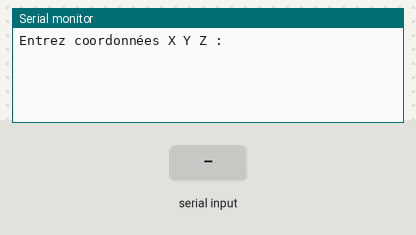
Simulated run of this sketch. Board: ESP32. Shown: the last lines printed to the serial monitor. Inputs (shaded band) come from the test bench.

Above: at 2.2 s.
2.3 s: "90,45,200\n" received over Serial
At 2.9 s:
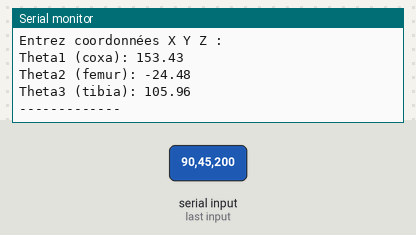
3.8 s: "5\n" received over Serial
At 6.8 s:
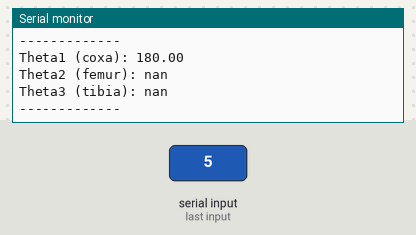

Measured:
- after the input at 2.3 s, the serial monitor: prints a new line at once (image 1)
- after the input at 3.8 s, the serial monitor: prints a new line after 2.0 s (image 2)

The sketch:

test_inverseKine_6_LEGS.ino
```cpp
#include <Arduino.h>
#include <math.h>

// UART matériel pour SSC-32U
// RX2 = GPIO16
// TX2 = GPIO17
HardwareSerial leg(2);

// Longueur des liens
const float F = 110;  // Femur
const float T = 154;  // Tibia
const float C = 29;   // Coxa

// Canaux SSC-32U
const int COXA_PIN_1 = 1;
const int FEMUR_PIN_1 = 2;
const int TIBIA_PIN_1 = 3;

const int COXA_PIN_2 = 5;
const int FEMUR_PIN_2 = 6;
const int TIBIA_PIN_2 = 7;

const int COXA_PIN_3 = 12;
const int FEMUR_PIN_3 = 13;
const int TIBIA_PIN_3 = 14;

// Patte 4
const int COXA_PIN_4 = 19;
const int FEMUR_PIN_4 = 18;
const int TIBIA_PIN_4 = 17;

// Patte 5
const int COXA_PIN_5 = 27;
const int FEMUR_PIN_5 = 26;
const int TIBIA_PIN_5 = 25;

// Patte 6
const int COXA_PIN_6 = 31;
const int FEMUR_PIN_6 = 30;
const int TIBIA_PIN_6 = 29;

void setup() {
  Serial.begin(115200);

  // UART vers SSC-32U
  leg.begin(9600, SERIAL_8N1, 16, 17);

  delay(1000);
  Serial.println("Entrez coordonnées X Y Z :");
}

void loop() {
  if (Serial.available()) {
    float x = Serial.parseFloat();
    float y = Serial.parseFloat();
    float z = Serial.parseFloat();
    delay(10);
    while (Serial.available()) Serial.read();

    // Cinématique inverse
    float d = sqrt(x * x + y * y);
    float b = d - C;
    float h = sqrt(z * z + b * b);

    float theta1 = 180.0 - atan2(y, x) * 180.0 / PI;
    float theta2 = 180.0 - atan2(b, -z) * 180.0 / PI
                   - acos((F * F + h * h - T * T) / (2 * F * h)) * 180.0 / PI;
    float theta3 = acos((F * F + T * T - h * h) / (2 * F * T)) * 180.0 / PI;

    // Affichage
    Serial.print("Theta1 (coxa): ");
    Serial.println(theta1);
    Serial.print("Theta2 (femur): ");
    Serial.println(theta2);
    Serial.print("Theta3 (tibia): ");
    Serial.println(theta3);
    Serial.println("-------------");

    // Conversion angle -> pulse (µs)
    int pulseTheta1 = map(constrain(theta1, 0, 180), 0, 180, 500, 2500);
    int pulseTheta2 = map(constrain(theta2, 0, 180), 0, 180, 500, 2500);
    int pulseTheta3 = map(constrain(theta3, 0, 180), 0, 180, 500, 2500);

    // Envoi vers SSC-32U
    leg.print("#");
    leg.print(COXA_PIN_1);
    leg.print(" P");
    leg.print(pulseTheta1);

    leg.print(" #");
    leg.print(FEMUR_PIN_1);
    leg.print(" P");
    leg.print(pulseTheta2);

    leg.print(" #");
    leg.print(TIBIA_PIN_1);
    leg.print(" P");
    leg.print(pulseTheta3);

    leg.println(" T500");

    // Envoi vers SSC-32U
    leg.print("#");
    leg.print(COXA_PIN_2);
    leg.print(" P");
    leg.print(pulseTheta1);

    leg.print(" #");
    leg.print(FEMUR_PIN_2);
    leg.print(" P");
    leg.print(pulseTheta2);

    leg.print(" #");
    leg.print(TIBIA_PIN_2);
    leg.print(" P");
    leg.print(pulseTheta3);

    leg.println(" T500");

    // Envoi vers SSC-32U
    leg.print("#");
    leg.print(COXA_PIN_3);
    leg.print(" P");
    leg.print(pulseTheta1);

    leg.print(" #");
    leg.print(FEMUR_PIN_3);
    leg.print(" P");
    leg.print(pulseTheta2);

    leg.print(" #");
    leg.print(TIBIA_PIN_3);
    leg.print(" P");
    leg.print(pulseTheta3);

    leg.println(" T500");

    // Envoi vers SSC-32U
    leg.print("#");
    leg.print(COXA_PIN_4);
    leg.print(" P");
    leg.print(pulseTheta1);

    leg.print(" #");
    leg.print(FEMUR_PIN_4);
    leg.print(" P");
    leg.print(pulseTheta2);

    leg.print(" #");
    leg.print(TIBIA_PIN_4);
    leg.print(" P");
    leg.print(pulseTheta3);

    leg.println(" T500");

    // Envoi vers SSC-32U
    leg.print("#");
    leg.print(COXA_PIN_5);
    leg.print(" P");
    leg.print(pulseTheta1);

    leg.print(" #");
    leg.print(FEMUR_PIN_5);
    leg.print(" P");
    leg.print(pulseTheta2);

    leg.print(" #");
    leg.print(TIBIA_PIN_5);
    leg.print(" P");
    leg.print(pulseTheta3);

    leg.println(" T500");

    // Envoi vers SSC-32U
    leg.print("#");
    leg.print(COXA_PIN_6);
    leg.print(" P");
    leg.print(pulseTheta1);

    leg.print(" #");
    leg.print(FEMUR_PIN_6);
    leg.print(" P");
    leg.print(pulseTheta2);

    leg.print(" #");
    leg.print(TIBIA_PIN_6);
    leg.print(" P");
    leg.print(pulseTheta3);

    leg.println(" T500");
  }
}
```
